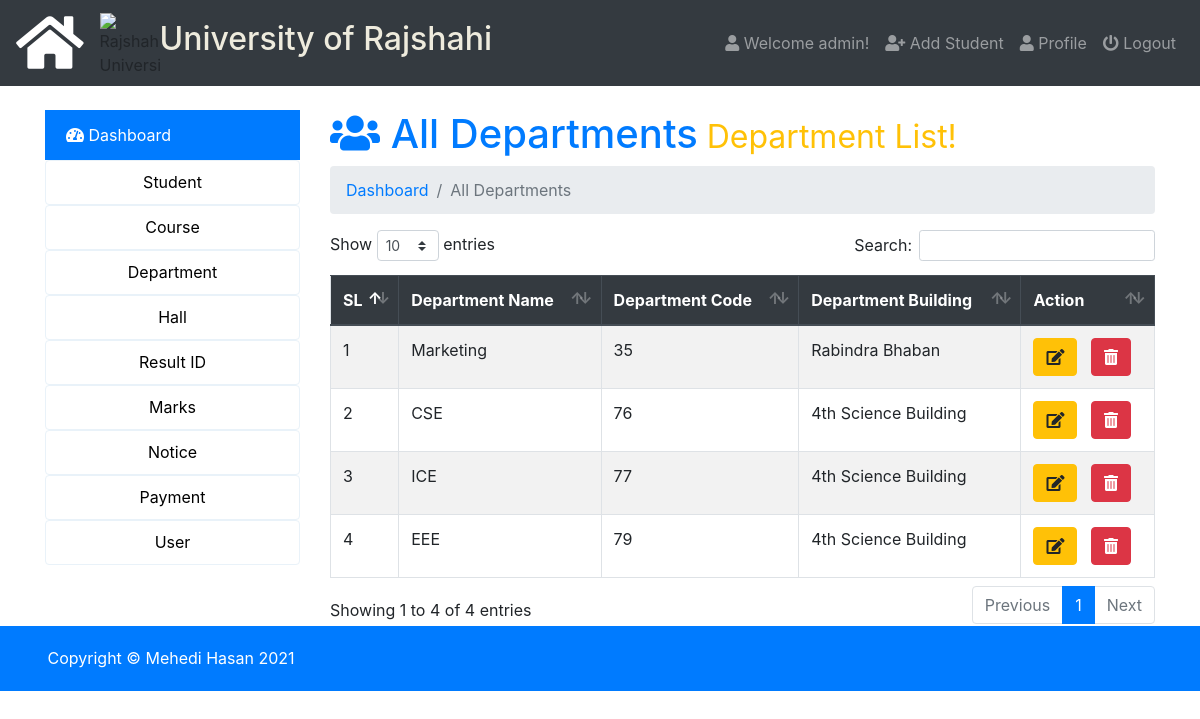
Page /admin/index.php?page=all-department (signed in) on the earlier database version.
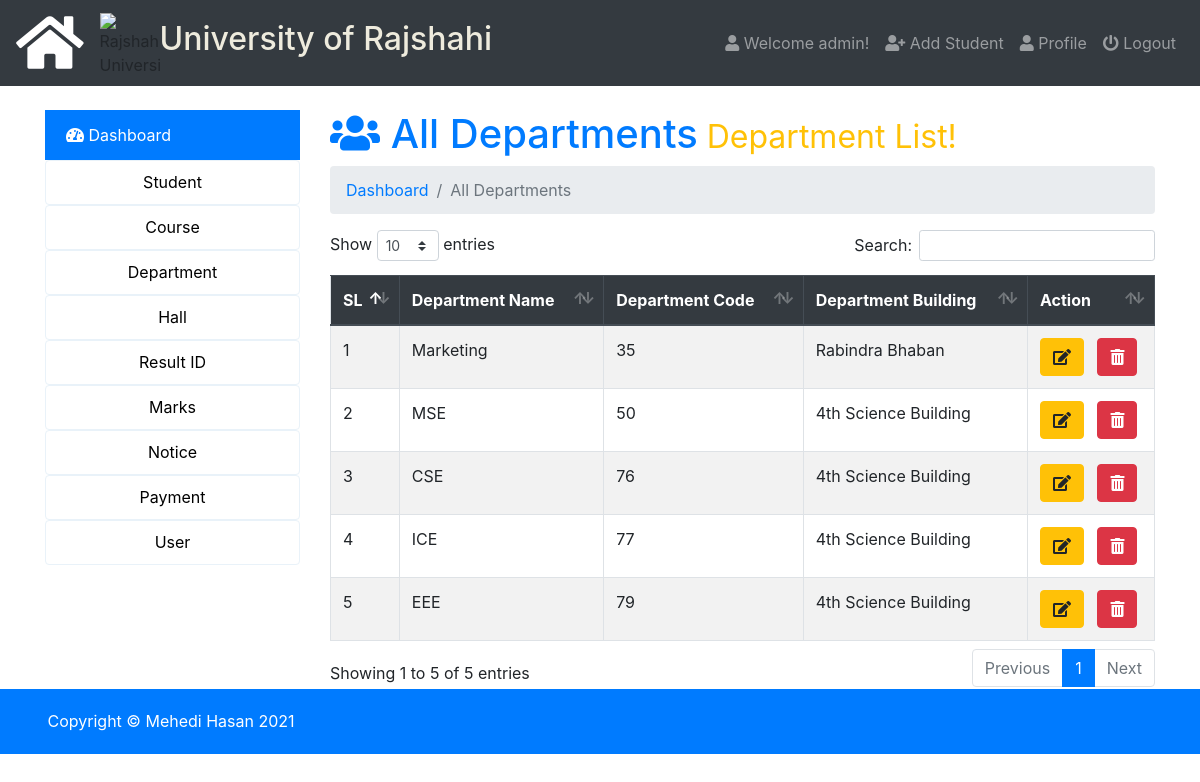
Same page on the later database version.
### tables this page shows
CREATE TABLE `department_info` (
  `department_code` varchar(20) NOT NULL,
  `department_name` varchar(100) NOT NULL,
  `department_building` varchar(100) NOT NULL
);

### admin/all-department.php (the view, shortened to what the changed rows need)
<h1 class="text-primary"><i class="fas fa-users"></i>  All Departments<small class="text-warning"> Department List!</small></h1>
<nav aria-label="breadcrumb">
  <ol class="breadcrumb">
  </ol>
</nav>
<table class="table  table-striped table-hover table-bordered" id="data">
  <thead class="thead-dark">
    <tr>
      <th scope="col">SL</th>
      <th scope="col">Department Name</th>
      <th scope="col">Department Code</th>
      <th scope="col">Department Building</th>
      <th scope="col">Action</th>
    </tr>
  </thead>
  <tbody>
    <?php
      $query=mysqli_query($db_con,'SELECT * FROM `department_info` ORDER BY `department_info`.`department_code` ASC;');
      $i=1;
      while ($result = mysqli_fetch_array($query)) { ?>
      <tr>
        <?php
        echo '<td>'.$i.'</td>
          <td>'.ucwords($result['department_name']).'</td>
          <td>'.$result['department_code'].'</td>
          <td>'.$result['department_building'].'</td>
          <td>
            <a class="btn btn-xs btn-warning" href="index.php?page=edit-department&id='.base64_encode($result['department_code']).'">
              <i class="fa fa-edit"></i></a>
             &nbsp; <a class="btn btn-xs btn-danger" onclick="javascript:confirmationDelete($(this));return false;" href="index.php?page=delete-department&id='.base64_encode($result['department_code']).'">
             <i class="fas fa-trash-alt"></i></a></td>';?>
      </tr>
     <?php $i++;} ?>
  </tbody>
</table>

### admin/index.php (shortened to what the changed rows need)
<?php require_once 'db_con.php';
?>
<!doctype html>
<html lang="en">
  <head>
    <link rel="stylesheet" href="../css/bootstrap.min.css">
    <link rel="stylesheet" href="../css/dataTables.bootstrap4.min.css">
    <link rel="stylesheet" href="../css/fontawesome.min.css">
    <link rel="stylesheet" href="../css/solid.min.css">
    <link rel="stylesheet" href="https://cdnjs.cloudflare.com/ajax/libs/animate.css/4.0.0/animate.min.css"/>
    <link rel="stylesheet" type="text/css" href="../css/style.css">
  </head>
  <body>
<nav class="navbar navbar-expand-lg navbar-dark bg-dark">
  <h2 style="color: #eeebdd;">University of Rajshahi</h3>
  <div class="navbar-collapse collapse justify-content-end" id="navbarSupportedContent">
    <?php $showuser = $_SESSION['user_login']; $haha = mysqli_query($db_con,"SELECT * FROM `users` WHERE `username`='$showuser';"); $showrow=mysqli_fetch_array($haha); ?>
    <ul class="nav navbar-nav ">
      <li class="nav-item"><a class="nav-link" href="index.php?page=user-profile"><i class="fa fa-user"></i> Welcome <?php echo $showrow['name']; ?>!</a></li>
      <li class="nav-item"><a class="nav-link" href="index.php?page=add-student"><i class="fa fa-user-plus"></i> Add Student</a></li>
      <li class="nav-item"><a class="nav-link" href="index.php?page=user-profile"><i class="fa fa-user"></i> Profile</a></li>
      <li class="nav-item"><a class="nav-link" href="logout.php"><i class="fa fa-power-off"></i> Logout</a></li>
    </ul>
  </div>
</nav>
<br>
<div class="container">
    <div class="row">
        <div class="col-md-9">
             <div class="content">
                 <?php
                   if (isset($_GET['page'])) {
                    $page = $_GET['page'].'.php';
                    }else{
                      $page = 'dashboard.php';
                    }
                    if (file_exists($page)) {
                      require_once $page;
                    }else{
                      require_once '404.php';
                    }
                  ?>
             </div>
          </div>
        </div>
    </div>
  </body>
</html>

Differences in the rows shown:
added department_info: department_name "MSE", department_code "50", department_building "4th Science Building"
Other differences:
text written by a page script: "Show entries Search: Showing 1 to 4 of 4 entries Previous 1 Next" → "Show entries Search: Showing 1 to 5 of 5 entries Previous 1 Next"
